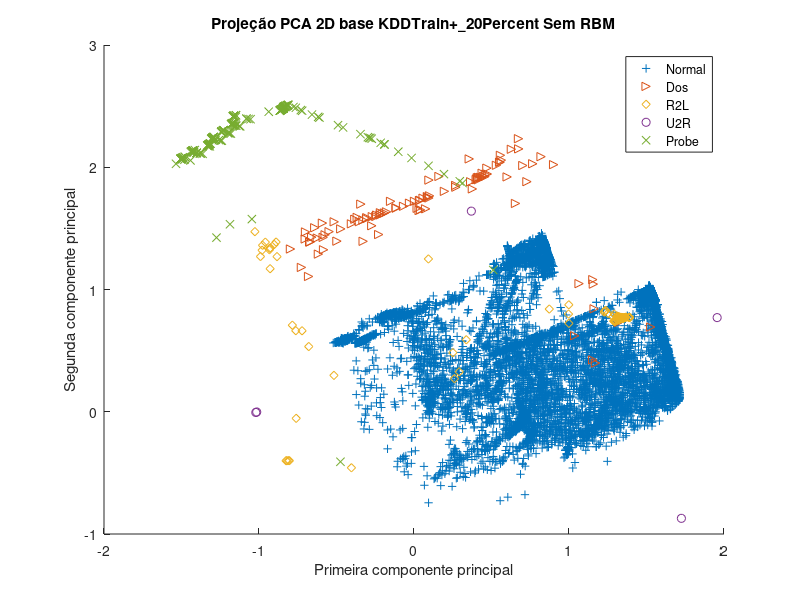

MATLAB code for this plot:
clc, clear all, close all;

%Normal data
normal_data = load('original_normal_data.txt','-ascii');
proj_normal_coeff = pca(normal_data, 'NumComponents', 2);
proj_normal_data = normal_data * proj_normal_coeff;
%Dos data
dos_data = load('original_dos_data.txt','-ascii');
proj_dos_coeff = pca(dos_data, 'NumComponents', 2);
proj_dos_data = dos_data * proj_dos_coeff;
%R2L data
r2l_data = load('original_r2l_data.txt','-ascii');
proj_r2l_coeff = pca(r2l_data, 'NumComponents', 2);
proj_r2l_data = r2l_data * proj_r2l_coeff;
%U2R data
u2r_data = load('original_u2r_data.txt','-ascii');
proj_u2r_coeff = pca(u2r_data, 'NumComponents', 2);
proj_u2r_data = u2r_data * proj_u2r_coeff;
%Probe data
probe_data = load('original_probe_data.txt','-ascii');
proj_probe_coeff = pca(probe_data, 'NumComponents', 2);
proj_probe_data = probe_data * proj_probe_coeff;

scatter(proj_normal_data(1 : end, 1), proj_normal_data(1 : end, 2), '+r'), hold on,
scatter(proj_dos_data(1 : end, 1), proj_dos_data(1 : end, 2), '>c'),
scatter(proj_r2l_data(1 : end, 1), proj_r2l_data(1 : end, 2), 'db'),
scatter(proj_u2r_data(1 : end, 1), proj_u2r_data(1 : end, 2), 'og'),
scatter(proj_probe_data(1 : end, 1), proj_probe_data(1 : end, 2), 'xy'), hold off;
title('Projeção PCA 2D base KDDTrain+\_20Percent Sem RBM');
legend({'Normal','Dos', 'R2L', 'U2R', 'Probe'},'Location','northeast')
xlabel('Primeira componente principal')
ylabel('Segunda componente principal')
saveas(gcf, 'KDDTrain+_20Percent','png')
